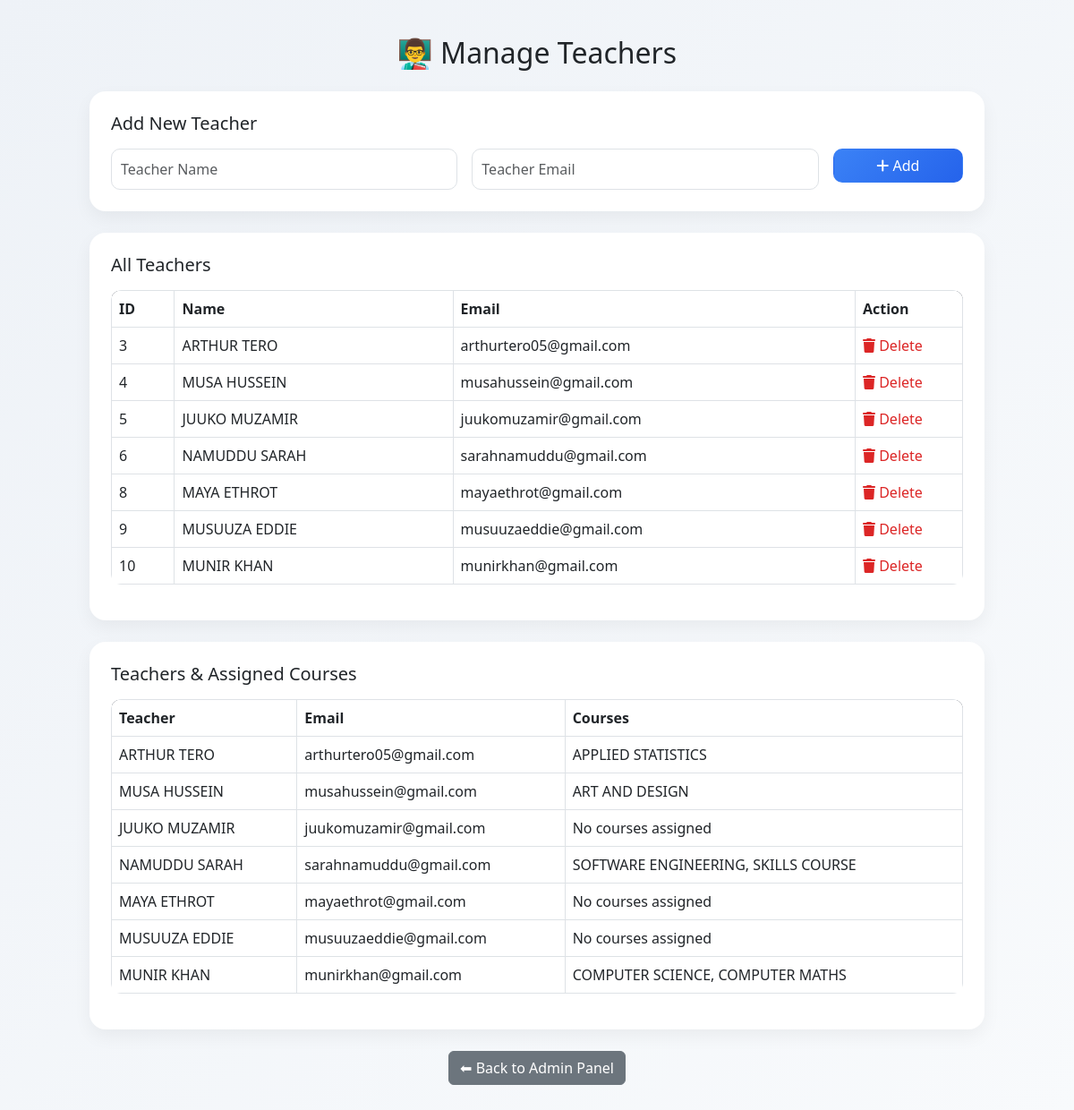
Page /teachers.php (signed in) on the committed database.
### tables this page shows
CREATE TABLE `users` (
  `id` int(11) NOT NULL,
  `name` varchar(100) NOT NULL,
  `email` varchar(100) DEFAULT NULL,
  `password` varchar(255) NOT NULL,
  `role` enum('admin','student','teacher') NOT NULL,
  `created_at` timestamp NOT NULL DEFAULT current_timestamp()
);

### teachers.php (the view, shortened to what this page needs)
<?php
include 'config.php';
$result = $conn->query("SELECT * FROM users WHERE role='teacher'");
$teacher_courses = $conn->query("
    SELECT u.id, u.name, u.email, GROUP_CONCAT(c.course_name SEPARATOR ', ') AS courses
    FROM users u
    LEFT JOIN courses c ON u.id = c.teacher_id
    WHERE u.role = 'teacher'
    GROUP BY u.id
");
?>
<!DOCTYPE html>
<html>
<head>
    <link href="https://cdn.jsdelivr.net/npm/bootstrap@5.3.0/dist/css/bootstrap.min.css" rel="stylesheet">
    <link rel="stylesheet" href="https://cdnjs.cloudflare.com/ajax/libs/font-awesome/6.5.0/css/all.min.css">
</head>
<body>
<div class="container-box">
    <h2 class="mb-4 text-center">👨‍🏫 Manage Teachers</h2>
    <div class="card p-4 mb-4">
        <h5 class="mb-3">Add New Teacher</h5>
        <form method="POST" class="row g-3">
            <div class="col-md-5">
                <input type="text" name="name" class="form-control" placeholder="Teacher Name" required>
            </div>
            <div class="col-md-5">
                <input type="email" name="email" class="form-control" placeholder="Teacher Email" required>
            </div>
            <div class="col-md-2">
                <button type="submit" name="add" class="btn btn-custom w-100">
                    <i class="fas fa-plus"></i> Add
                </button>
            </div>
        </form>
    </div>
    <div class="card p-4">
        <h5 class="mb-3">All Teachers</h5>
        <table class="table table-bordered table-hover">
            <thead>
                <tr>
                    <th>ID</th>
                    <th>Name</th>
                    <th>Email</th>
                    <th width="120">Action</th>
                </tr>
            </thead>
            <tbody>
            <?php if ($result->num_rows > 0): ?>
                <?php while ($row = $result->fetch_assoc()): ?>
                <tr>
                    <td><?= $row['id']; ?></td>
                    <td><?= $row['name']; ?></td>
                    <td><?= $row['email']; ?></td>
                    <td>
                        <a href="?delete=<?= $row['id']; ?>"
                           class="delete-btn"
                           onclick="return confirm('Delete this teacher?')">
                           <i class="fas fa-trash"></i> Delete
                        </a>
                    </td>
                </tr>
                <?php endwhile; ?>
            <?php endif; ?>
            </tbody>
        </table>
    </div>
    <div class="card p-4 mt-4">
        <h5 class="mb-3">Teachers & Assigned Courses</h5>
        <table class="table table-bordered table-hover">
            <thead>
                <tr>
                    <th>Teacher</th>
                    <th>Email</th>
                    <th>Courses</th>
                </tr>
            </thead>
            <tbody>
            <?php if ($teacher_courses->num_rows > 0): ?>
                <?php while ($row = $teacher_courses->fetch_assoc()): ?>
                <tr>
                    <td><?= $row['name']; ?></td>
                    <td><?= $row['email']; ?></td>
                    <td>
                        <?= $row['courses'] ? $row['courses'] : 'No courses assigned'; ?>
                    </td>
                </tr>
                <?php endwhile; ?>
            <?php endif; ?>
            </tbody>
        </table>
    </div>
    <div class="text-center mt-4">
        <a href="admin.php" class="btn btn-secondary">
            ⬅ Back to Admin Panel
        </a>
    </div>
</div>
</body>
</html>

### teachers.php (style rules this page uses)
body { background: linear-gradient(135deg, #eef2f7, #f8fafc); font-family: 'Segoe UI'; }
.container-box { max-width: 1000px; margin: 40px auto; }
.card { border-radius: 18px; border: none; box-shadow: 0 8px 20px rgba(0,0,0,0.05); }
.form-control { border-radius: 10px; padding: 10px; }
.btn-custom { border-radius: 10px; background: linear-gradient(135deg, #3b82f6, #2563eb); color: white; font-weight: 500; }
table { border-radius: 12px; overflow: hidden; }
table thead { background: #1f2937; color: white; }
.delete-btn { color: #dc2626; font-weight: 500; text-decoration: none; }

### rows in the picture
users: id "3", name "ARTHUR TERO", email "arthurtero05@gmail.com", courses "APPLIED STATISTICS"
users: id "4", name "MUSA HUSSEIN", email "musahussein@gmail.com", courses "ART AND DESIGN"
users: id "5", name "JUUKO MUZAMIR", email "juukomuzamir@gmail.com", shows "No courses assigned"
users: id "6", name "NAMUDDU SARAH", email "sarahnamuddu@gmail.com", courses "SOFTWARE ENGINEERING, SKILLS COURSE"
users: id "8", name "MAYA ETHROT", email "mayaethrot@gmail.com", shows "No courses assigned"
users: id "9", name "MUSUUZA EDDIE", email "musuuzaeddie@gmail.com", shows "No courses assigned"
users: id "10", name "MUNIR KHAN", email "munirkhan@gmail.com", courses "COMPUTER SCIENCE, COMPUTER MATHS"
